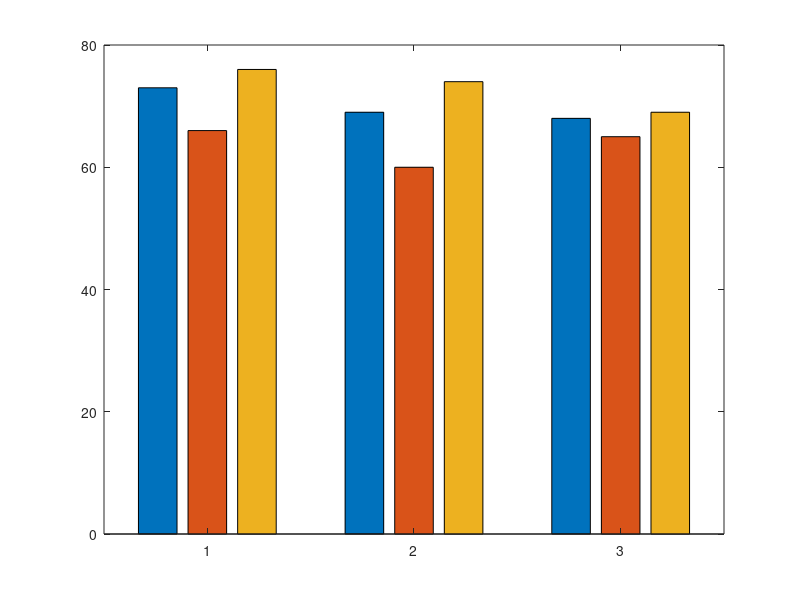

Write the MATLAB code that produced this figure. (Note: this script raises an error after producing the figure.)
% Plot number of routes by graph type and clustering algorithm
clear;
close all;

% Data extracted from the bar chart
graphTypes = {'Delaunay', 'Gabriel', 'KNN'};
algorithms = {'Spectral', 'Leiden', 'MVAGC'};

% Number of routes for each graph type and algorithm
% [Spectral, Leiden, MVAGC] for each graph type
routes = [
    73, 66, 76;  % Delaunay
    69, 60, 74;  % Gabriel
    68, 65, 69   % KNN
];

% Create figure
figure('Position', [100, 100, 1000, 800]);

% Create the grouped bar chart
bar_handle = bar(routes);

% Set colors to match the image
bar_handle(1).FaceColor = [0, 0.4470, 0.7410]; % Blue for Spectral
bar_handle(2).FaceColor = [0.8500, 0.3250, 0.0980]; % Orange for Leiden
bar_handle(3).FaceColor = [0.4660, 0.6740, 0.1880]; % Green for MVAGC

% Add labels and title
title('Number of Routes by Graph Type and Clustering Algorithm', 'FontSize', 24, 'FontWeight', 'bold');
xlabel('Graph Construction Method', 'FontSize', 22);
ylabel('Number of Routes (Routes)', 'FontSize', 22);
xticklabels(graphTypes);
set(gca, 'FontSize', 18); % Increase font size for axis tick labels

% Create legend with larger font
legend(algorithms, 'Location', 'northeast', 'FontSize', 18);

% Get positions for the bar labels
[ngroups, nbars] = size(routes);
x = nan(nbars, ngroups);
for i = 1:nbars
    x(i,:) = bar_handle(i).XEndPoints;
end
y = routes';

% Add data labels directly above each bar with reduced offset
textOffset = 0.3; % Reduced offset to bring labels closer to bars
for i = 1:size(y, 1)
    for j = 1:size(y, 2)
        text(x(i,j), y(i,j) + textOffset, num2str(y(i,j)), ...
            'HorizontalAlignment', 'center', 'VerticalAlignment', 'bottom', 'FontSize', 16, 'FontWeight', 'bold');
    end
end

% Set y-axis limits to match the image
ylim([55, 80]);
yticks(55:5:80);

% Add grid
grid on;

% Adjust overall appearance
set(gcf, 'Color', 'white'); % White background
box on; % Add box around plot

% Save the figure
saveas(gcf, 'route_counts_comparison.png');
saveas(gcf, 'route_counts_comparison.fig');

fprintf('Plot created and saved as route_counts_comparison.png and route_counts_comparison.fig\n'); 